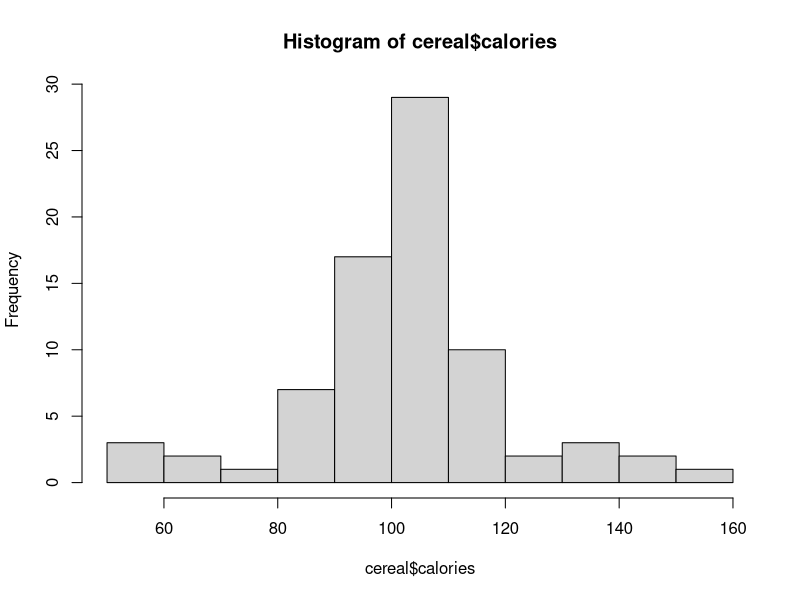
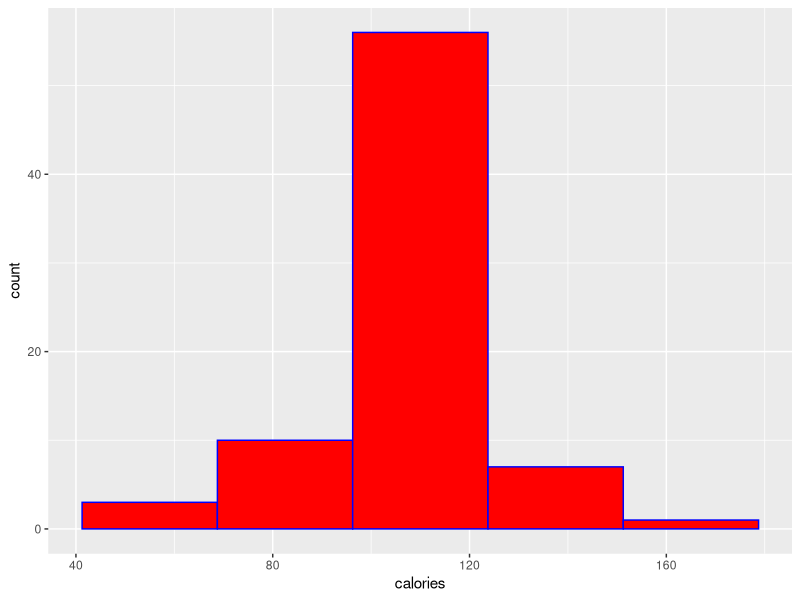
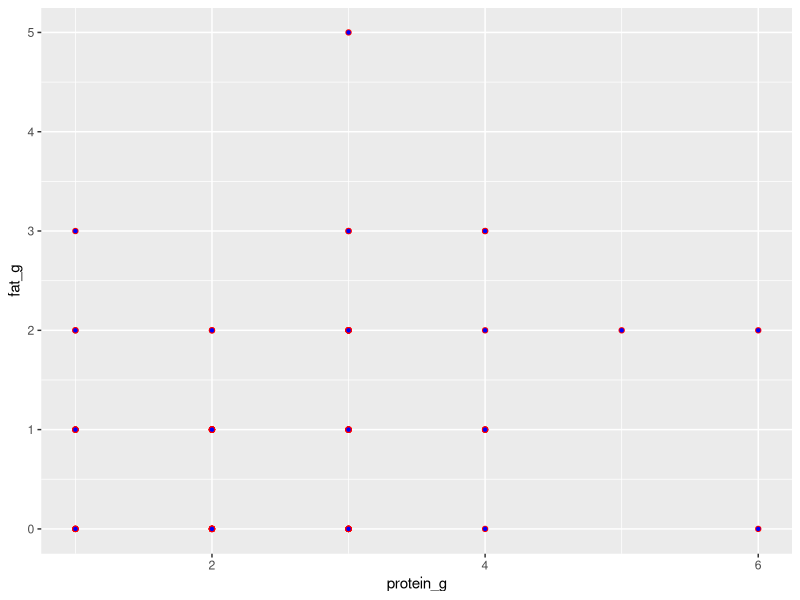
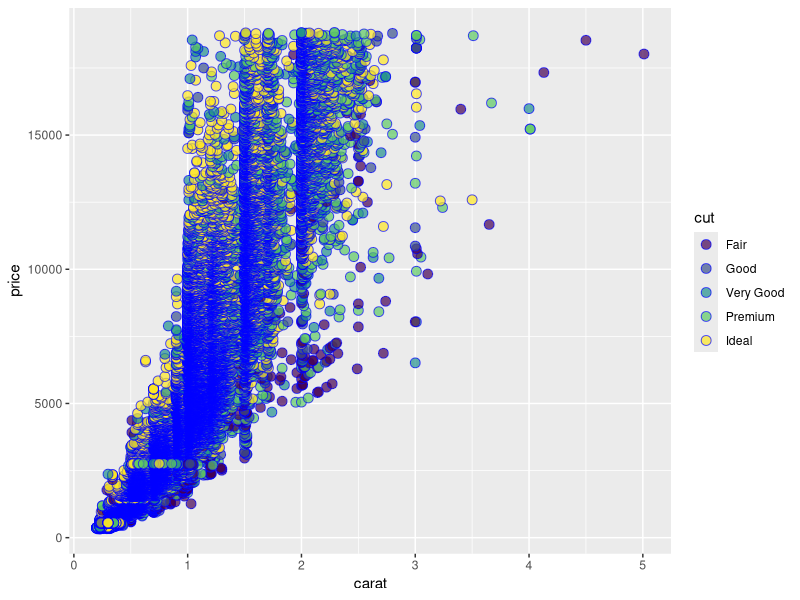

Reproduce these figures in R, in order.
# Load packages
library(tidyverse)
library(skimr)

# Load data
cereal <- read_csv("cereal.csv")

# Inspect data
skim(cereal)

# Create a histogram
hist(cereal$calories) # base R example

# Each bar on the graph above is a frequency count of that value in calories

# Create another histogram
cereal |>
  ggplot(aes(x = calories)) +
  geom_histogram(bins = 5,
                 fill = "red",
                 color = "blue")

# Creat a scatterplot
cereal |>
  ggplot(aes(x = protein_g,
             y = fat_g)) +
  geom_point(color = "red",
             fill = "blue",
             shape = 21)

# Create the diamonds data set
diamonds <- diamonds # built in to ggplot/tidyverse

# Explore data.
glimpse(diamonds)

# Create a scatter plot with transparent points.
diamonds |>
  ggplot(aes(x = carat,
             y = price,
             fill = cut)) +
  geom_point(shape = 21, # shape 21 is a dot with outline
             alpha = .7, # transparency from 0 to 1
             color = "blue",
             size = 3)

# copy of my code for example
# # Load packages
# library(tidyverse)
# library(skimr)
#
# # Load data
# cereal <- read_csv("cereal.csv")
#
# # Inspect data
# skim(cereal)
#
# # Create a histogram
# hist(cereal$calories) # base R example
#
# # Each bar on the graph above is a frequency count of that value in calories
#
# # Create another histogram
# cereal |>
#   ggplot(aes(x = calories)) +
#   geom_histogram(bins = 5,
#                  fill = "red",
#                  color = "blue")
#
# # Creat a scatterplot
# cereal |>
#   ggplot(aes(x = protein_g,
#              y = fat_g)) +
#   geom_point(color = "red",
#              fill = "blue",
#              shape = 21)
#
# # Create the diamonds data set
# diamonds <- diamonds # built in to ggplot/tidyverse
#
# # Explore data.
# glimpse(diamonds)
#
# # Create a scatter plot with transparent points.
# diamonds |>
#   ggplot(aes(x = carat,
#              y = price,
#              fill = cut)) +
#   geom_point(shape = 21, # shape 21 is a dot with outline
#              alpha = .7, # transparency from 0 to 1
#              color = "blue",
#              size = 3)
